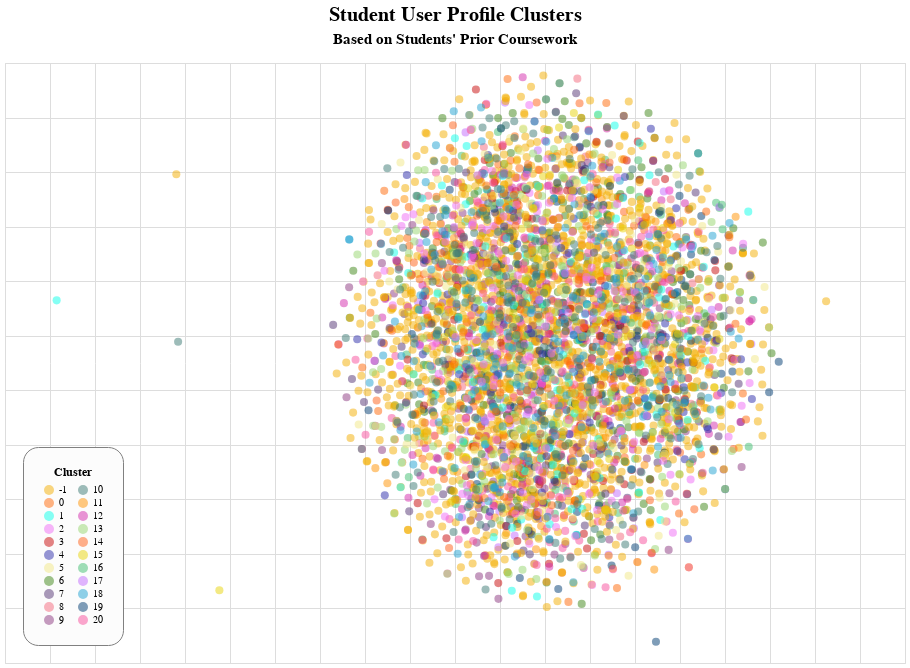

Here is the notebook cell this chart was saved with:
### Code cell
chart

### Figure 1 — Vega-Lite specification as saved in the notebook (floating-point values rounded to 4 significant figures; data arrays with more than 128 entries replaced by an {"elided": "..."} marker saying what was removed)
{"$schema": "https://vega.github.io/schema/vega-lite/v4.8.1.json", "config": {"axis": {"domain": false, "labelPadding": 5, "labels": false, "ticks": false, "title": null}, "legend": {"columns": 2, "cornerRadius": 15, "fillColor": "#FCFCFC", "orient": "bottom-left", "padding": 20, "strokeColor": "gray", "titleAnchor": "middle", "titleFontSize": 12}, "title": {"fontSize": 20, "fontWeight": "bold", "offset": 16, "subtitleFontSize": 15, "subtitleFontWeight": "bolder", "subtitlePadding": 7}, "view": {"continuousHeight": 300, "continuousWidth": 400}}, "data": {"name": "data-1cfef818deaaf99c9831e07eb067febd"}, "datasets": {"data-1cfef818deaaf99c9831e07eb067febd": {"elided": "5000 records"}}, "encoding": {"color": {"condition": {"field": "clusters", "scale": {"range": ["#f3ad00", "#ff6706", "#0cffe9", "#ef6bf6", "#c80707", "#2c2ca9", "#f1e885", "#3d8516", "#533474", "#f4677b", "#8c377f", "#3c7974", "#ff9200", "#d32aac", "#96d66d", "#ff5f16", "#e8d407", "#3fbe70", "#c269fe", "#1fa1d2", "#003c71", "#f84d9b"]}, "selection": "selector001", "title": "Cluster", "type": "nominal"}, "value": "lightgray"}, "x": {"field": "Dim #1", "type": "quantitative"}, "y": {"field": "Dim #2", "type": "quantitative"}}, "height": 600, "mark": {"opacity": 0.5, "size": 65, "type": "circle"}, "selection": {"selector001": {"bind": "legend", "fields": ["clusters"], "on": "click", "type": "single"}}, "title": {"subtitle": ["Based on Students' Prior Coursework"], "text": ["Student User Profile Clusters"]}, "width": 900}
